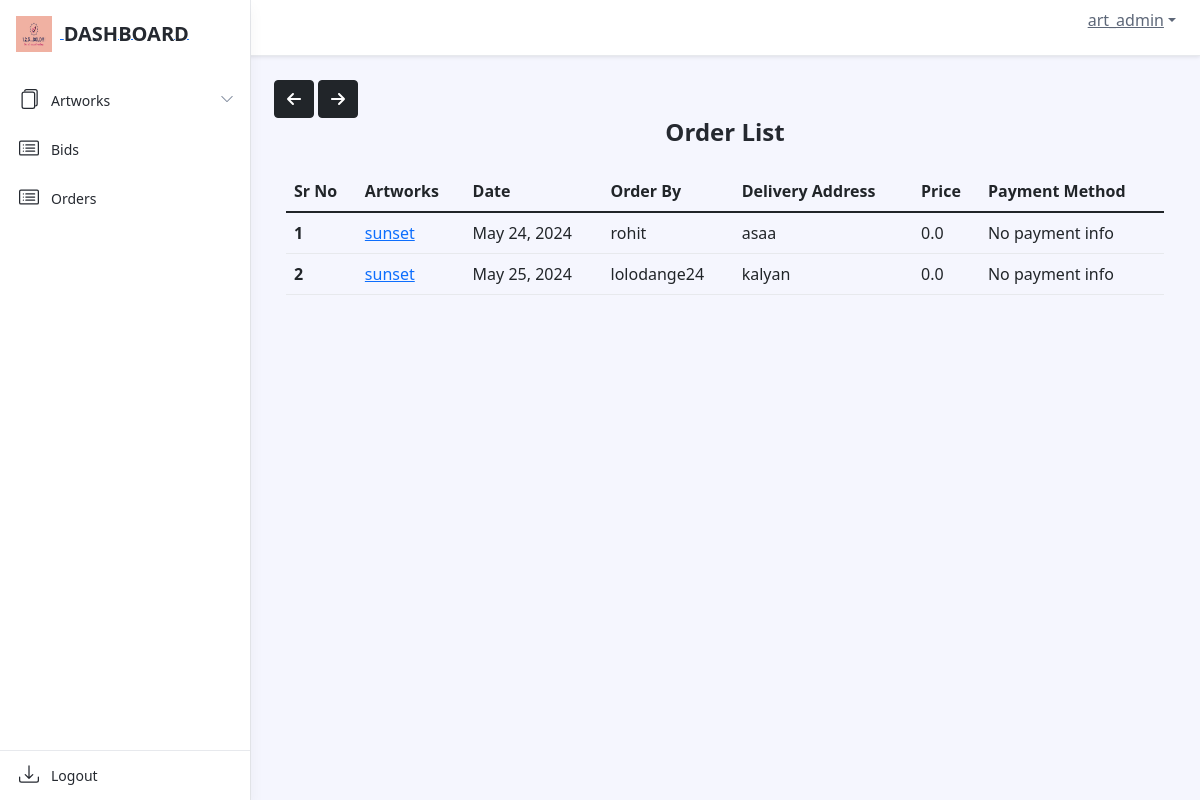
The page /dashboard/order/ (signed in) on the database as committed earlier.
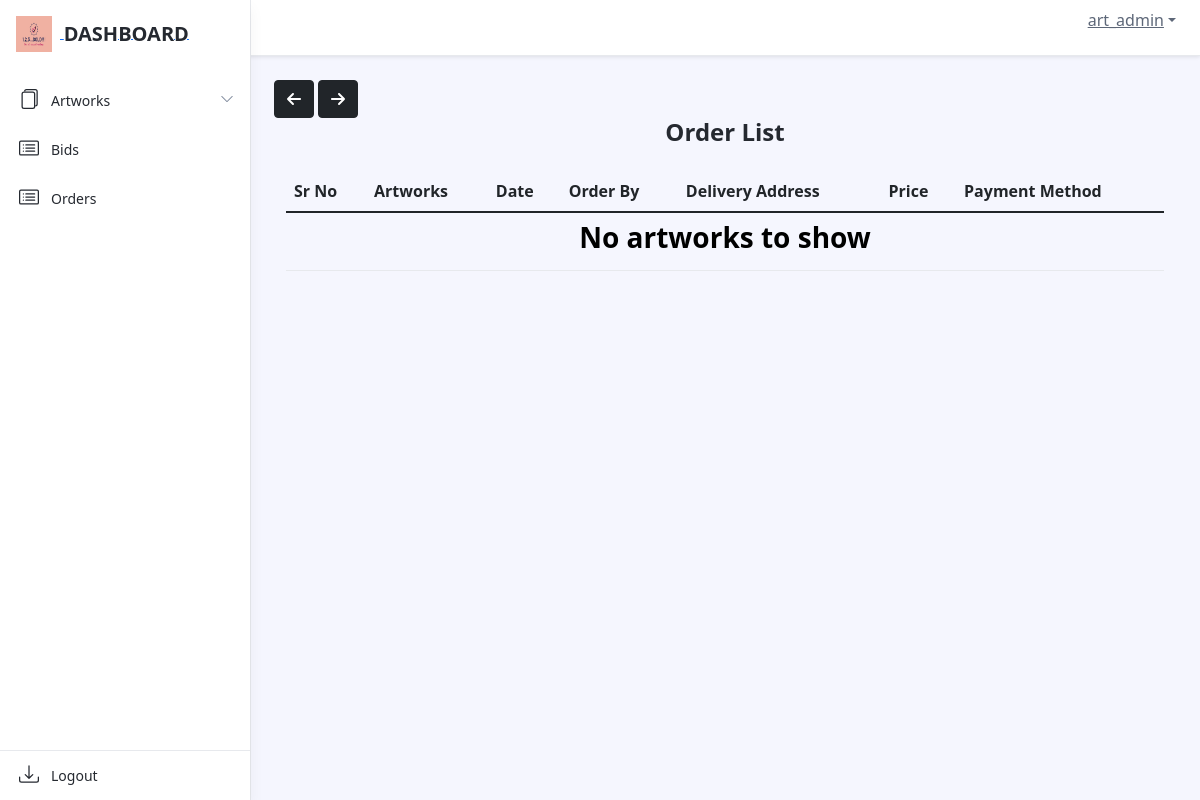
The same page on the database as committed later.
### dashboard/models.py (models this page shows, shortened)
class OrderModel(models.Model):
    user = models.ForeignKey(settings.AUTH_USER_MODEL, on_delete=models.CASCADE)
    product = models.ForeignKey(Artwork, on_delete=models.CASCADE)
    order_date = models.DateField(auto_now_add=True)
    order_qty = models.IntegerField(default=0, null=False)
    delivery_at = models.TextField(default=" ", null=False)
    order_price = models.FloatField(default=0, null=False)

class Artwork(models.Model):
    product_id = models.CharField(max_length=255, default="")
    product_name = models.CharField(max_length=255, default="", blank=False, null=False)
    product_price = models.IntegerField(default=0, null=False)
    opening_bid = models.IntegerField(default=0)
    product_cat = models.ForeignKey('Catalogue', on_delete=models.CASCADE)
    product_qty = models.IntegerField(default=0)
    product_image = models.ImageField(upload_to='arts/')
    dimension_unit = models.CharField(max_length=2, choices=[('cm', 'Centimeters'), ('ft', 'Feet')])
    length_in_centimeters = models.FloatField(default=0.0, blank=True, null=True)
    width_in_centimeters = models.FloatField(default=0.0, blank=True, null=True)
    foot = models.FloatField(default=0, blank=True, null=True)
    inches = models.FloatField(default=0, blank=True, null=True)
    end_date = models.DateField()
    user = models.ForeignKey(settings.AUTH_USER_MODEL, on_delete=models.CASCADE)
    def __str__(self):
        return self.product_name

### dashboard/views.py (the view)
# urls.py: path('order/', views.OrderListView.as_view(), name="order_list"),
class OrderListView(LoginRequiredMixin, ListView):
    model = OrderModel
    template_name = 'dashboard/ordermodel_list.html'
    def get_queryset(self):
        if self.request.user.groups.filter(name='SellerGroup').exists():
            return OrderModel.objects.filter(product__user=self.request.user)
        else:
            return OrderModel.objects.filter(user=self.request.user)

### art/context_processors.py (called while the page is built)
def catalogue_list(request):
    return {"catalogue_list": Catalogue.objects.all()}

### dashboard/templatetags/auth_extras.py (called while the page is built)
@register.filter(name='has_group')
def has_group(user, group_name):
    group = Group.objects.get(name=group_name)
    return True if group in user.groups.all() else False

### templates/dashboard/ordermodel_list.html (shortened to what this page needs)
{% extends './base.html' %}
{% load static %}
{% block content %}
{% include './includes/header.html' %}
{% include "art/arrow_button.html" %}
{% load auth_extras %}
<div class="app-wrapper">
    <div class="app-content pt-3 p-md-3 p-lg-4">
        <button onclick="goBack()" class="btn btn-dark"><i class="fa-solid fa-arrow-left"></i></button>
        <button onclick="goForward()" class="btn btn-dark"><i class="fa-solid fa-arrow-right"></i></button>
        <div class="container-xl">
            <h1 class="app-page-title">Order List</h1>
            <div class="row g-4 mb-4">
                <table class="table">
                    <thead>
                        <tr>
                            <th scope="col">Sr No</th>
                            <th scope="col">Artworks</th>
                            <th scope="col">Date</th>
                            {% if user|has_group:"SellerGroup" %}
                            <th scope="col">Order By</th>
                            {% endif %}
                            <th scope="col">Delivery Address</th>
                            <th scope="col">Price</th>
                            <th scope="col">Payment Method</th>
                        </tr>
                    </thead>
                    <tbody>
                        {% for order in object_list %}
                        <tr>
                            <th scope="row">{{ forloop.counter }}</th>
                            <td>
                                <a href="{% url 'dashboard:artwork_list' order.product.id %}">{{ order.product }}</a>
                            </td>
                            <td>{{ order.order_date }}</td>
                            {% if user|has_group:"SellerGroup" %}
                            <td>{{ order.user }}</td>
                            {% endif %}
                            <td>{{ order.delivery_at }}</td>
                            <td>{{ order.order_price }}</td>
                            <td>
                                {% if order.payment %}
                                    <div>Order ID: {{ order.payment.provider_order_id }}</div>
                                    <div>Payment Method: {{ order.payment.payment_method }}</div>
                                {% else %}
                                    <div>No payment info</div>
                                {% endif %}
                            </td>
                        </tr>
                        {% empty %}
                        <tr>
                            <td colspan="7" class="text-center">
                                <h3 class="open-sans-empty">No artworks to show</h3>
                            </td>
                        </tr>
                        {% endfor %}
                    </tbody>
                </table>
            </div>
        </div>
    </div>
</div>
{% endblock %}

Rows that differ between the two databases and show on the page:
removed OrderModel: product "sunset", order_date "May 24, 2024", user "rohit", delivery_at "asaa", order_price "0.0"
removed OrderModel: product "sunset", order_date "May 25, 2024", user "lolodange24", delivery_at "kalyan", order_price "0.0"
Other text that changed with them:
text now shown: "No artworks to show"
